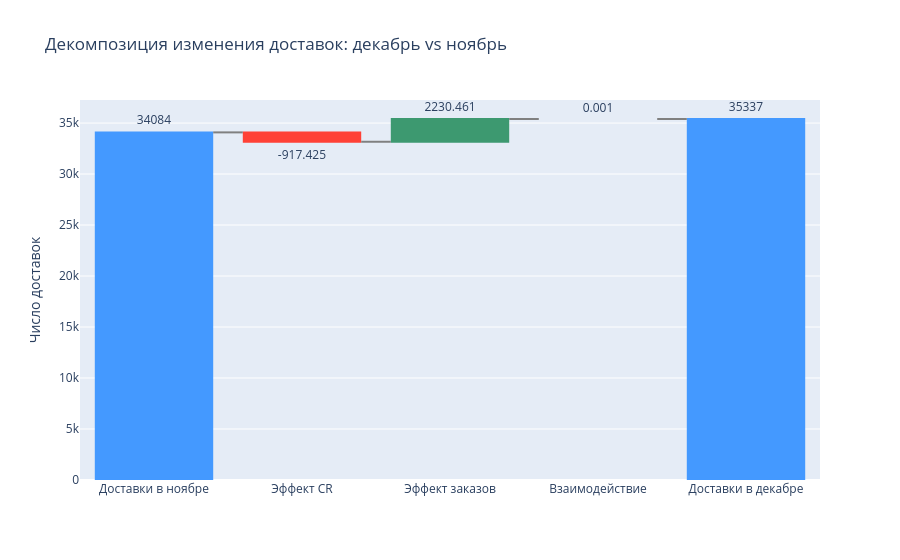

The notebook cell this image was saved under:
### Code cell
import plotly.graph_objects as go

fig = go.Figure(go.Waterfall(
    name='Декомпозиция доставок',
    orientation='v',
    measure=['absolute', 'relative', 'relative', 'relative', 'total'],
    x=['Доставки в ноябре', 'Эффект CR', 'Эффект заказов', 'Взаимодействие', 'Доставки в декабре'],
    textposition = 'outside',
    text = [monthly_orders.loc[11, 'delivered'], cr_effect, orders_effect, interaction, monthly_orders.loc[12, 'delivered']],
    y=[ monthly_orders.loc[11, 'delivered'], cr_effect, orders_effect, interaction, monthly_orders.loc[12, 'delivered']],
    connector={'line': {'color': 'gray'}}
))

fig.update_layout(
    title='Декомпозиция изменения доставок: декабрь vs ноябрь',
    yaxis_title='Число доставок',
    showlegend=False
)

fig.show()

### Figure 1 — Plotly figure (JSON) as saved in the notebook; plotly's stock layout.template omitted (floating-point values rounded to 4 significant figures)
{"data": [{"connector": {"line": {"color": "gray"}}, "measure": ["absolute", "relative", "relative", "relative", "total"], "name": "Декомпозиция доставок", "orientation": "v", "text": ["34084", "-917.425", "2230.461", "0.001", "35337"], "textposition": "outside", "type": "waterfall", "x": ["Доставки в ноябре", "Эффект CR", "Эффект заказов", "Взаимодействие", "Доставки в декабре"], "y": [34084, -917.4, 2230.0, 0.001, 35337]}], "layout": {"showlegend": false, "title": {"text": "Декомпозиция изменения доставок: декабрь vs ноябрь"}, "yaxis": {"title": {"text": "Число доставок"}}}}
